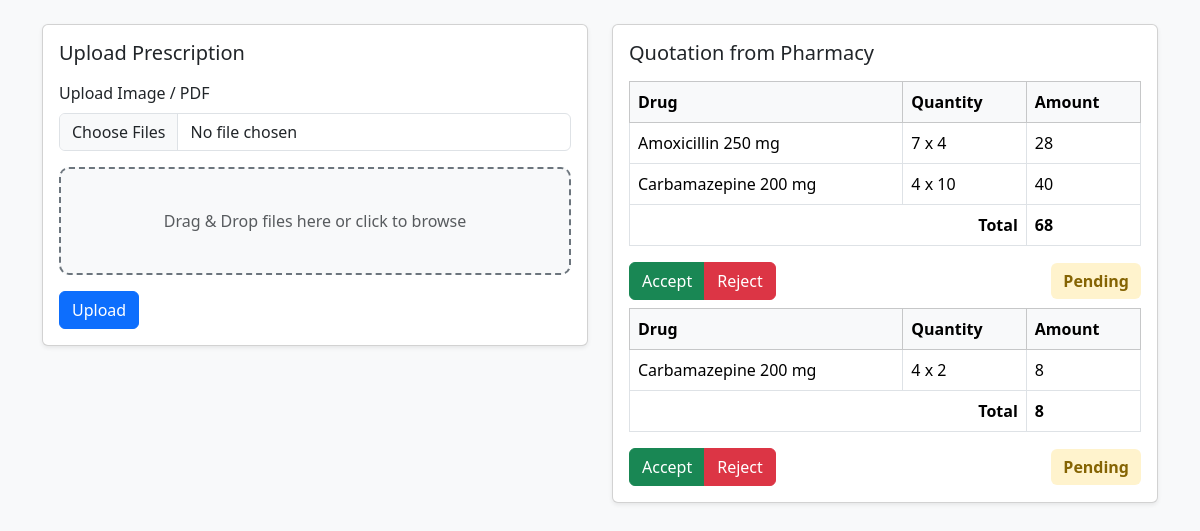
/home.php (signed in), run on the app's committed database.
### tables this page shows
CREATE TABLE IF NOT EXISTS `quotation` (
  `id` int NOT NULL AUTO_INCREMENT,
  `Prescription_id` int NOT NULL,
  `total` double DEFAULT NULL,
  PRIMARY KEY (`id`),
  KEY `fk_quotation_Prescription1_idx` (`Prescription_id`),
  CONSTRAINT `fk_quotation_Prescription1` FOREIGN KEY (`Prescription_id`) REFERENCES `prescription` (`id`)
);

CREATE TABLE IF NOT EXISTS `quotation_has_drug` (
  `quotation_id` int NOT NULL,
  `drug_id` int NOT NULL,
  `qty` int DEFAULT NULL,
  PRIMARY KEY (`quotation_id`,`drug_id`),
  KEY `fk_quotation_has_drug_drug1_idx` (`drug_id`),
  KEY `fk_quotation_has_drug_quotation1_idx` (`quotation_id`),
  CONSTRAINT `fk_quotation_has_drug_drug1` FOREIGN KEY (`drug_id`) REFERENCES `drug` (`id`),
  CONSTRAINT `fk_quotation_has_drug_quotation1` FOREIGN KEY (`quotation_id`) REFERENCES `quotation` (`id`)
);

CREATE TABLE IF NOT EXISTS `drug` (
  `id` int NOT NULL AUTO_INCREMENT,
  `name` varchar(45) DEFAULT NULL,
  `price` double DEFAULT NULL,
  PRIMARY KEY (`id`)
);

### connection.php (called while the page is built, shortened)
<?php
class Database
{
    public static $connection;
    public static function setUpConnection()
    {
        if (!isset(Database::$connection)) {
            Database::$connection = new mysqli("localhost", "root", "Gim#52554562", "medi_db", "3306");
        }
    }
    public static function search($q)
    {
        $resultset =  Database::$connection->query($q);
        return $resultset;
    }
}
?>

### home.php (the view, shortened to what this page needs)
<?php
require "connection.php";
?>
<!DOCTYPE html>
<html lang="en">
<head>
  <link href="https://cdn.jsdelivr.net/npm/bootstrap@5.3.3/dist/css/bootstrap.min.css" rel="stylesheet">
</head>
<body class="bg-light">
  <div class="container py-4">
    <div class="row g-4">
      <div class="col-lg-6">
        <div class="card shadow-sm">
          <div class="card-body">
            <h5 class="mb-3">Upload Prescription</h5>
            <div>
              <div class="mb-3">
                <label for="prescription" class="form-label">Upload Image / PDF</label>
                <input class="form-control" name="image[]" type="file" id="prescription" multiple required>
              </div>
              <div class="mb-3">
                <div class="prescription-box" id="dropZone">
                  <p class="mb-0 text-muted">Drag & Drop files here or click to browse</p>
                </div>
              </div>
              <button class="btn btn-primary" onclick="uploadImgs()">Upload</button>
            </div>
          </div>
        </div>
      </div>
      <div class="col-lg-6">
        <div class="card shadow-sm">
          <div class="card-body">
            <h5 class="mb-3">Quotation from Pharmacy</h5>
            <?php
            $userId = $_SESSION["user"]["id"];
            $quotationResult = Database::search("SELECT quotation.id,prescription_id,total,status_id FROM prescription INNER JOIN quotation ON quotation.Prescription_id=prescription.id WHERE user_id='" . $userId . "' AND status_id=3");
            if ($quotationResult->num_rows >= 1) {
              for ($d = 0; $d < $quotationResult->num_rows; $d++) {
                $quotationData = $quotationResult->fetch_assoc();
            ?>
                <table class="table table-bordered mt-2">
                  <thead class="table-light">
                    <tr>
                      <th>Drug</th>
                      <th>Quantity</th>
                      <th>Amount</th>
                    </tr>
                  </thead>
                  <tbody id="tableBody">
                  <?php
 $row = Database::search("SELECT `name`,`price`,`qty` FROM `quotation_has_drug` INNER JOIN `drug` ON `drug`.`id`=`quotation_has_drug`.`drug_id` WHERE `quotation_has_drug`.`quotation_id`='" . $quotationData["id"] . "'");
                  $rn = $row->num_rows;
for ($i = 0; $i < $rn; $i++) {
                    $rowData = $row->fetch_assoc();
                  ?>
                    <tr>
                      <td><?php echo $rowData["name"] ?></td>
                      <td><?php echo $rowData["price"] ?> x <?php echo $rowData["qty"] ?></td>
                      <td><?php echo $rowData["price"] * $rowData["qty"] ?></td>
                    </tr>
                  <?php
                  }
                  $quotResult = Database::search("SELECT id,total FROM quotation WHERE Prescription_id='" . $quotationData["prescription_id"] . "'");
                  if ($quotResult->num_rows == 1) {
                    $quotData = $quotResult->fetch_assoc();
                    $quotTotal = $quotData["total"];
                  }
 ?>
                  <tr class="fw-bold">
                    <td colspan="2" class="text-end">Total</td>
                    <td><?php echo $quotTotal ?></td>
                  </tr>
                  </tbody>
                </table>
                <div class="d-flex justify-content-between align-items-center mt-3">
                  <div class="btn-group">
                    <button class="btn btn-success" onclick="changeStatus(<?php echo $quotationData['prescription_id']?>,1)">Accept</button>
                    <button class="btn btn-danger" onclick="changeStatus(<?php echo $quotationData['prescription_id']?>,2)">Reject</button>
                  </div>
                  <span class="status status-pending">Pending</span>
                </div>
<?php
                }  }
             ?>
          </div>
        </div>
      </div>
    </div>
  </div>
</body>
</html>

### home.php (style rules this page uses)
.prescription-box { border: 2px dashed #6c757d; border-radius: 10px; padding: 40px; text-align: center; background: #f8f9fa; cursor: pointer; }
.status { font-weight: 600; padding: 6px 12px; border-radius: 6px; }
.status-pending { background-color: #fff3cd; color: #856404; }

### data on the page
quotation: total "68"
quotation_has_drug: drug.name "Amoxicillin 250 mg", drug.price "7", qty "4", $rowData["price"] * $rowData["qty"] "28"
quotation_has_drug: drug.name "Carbamazepine 200 mg", drug.price "4", qty "10", $rowData["price"] * $rowData["qty"] "40"
quotation: total "8"
quotation_has_drug: drug.name "Carbamazepine 200 mg", drug.price "4", qty "2", $rowData["price"] * $rowData["qty"] "8"
